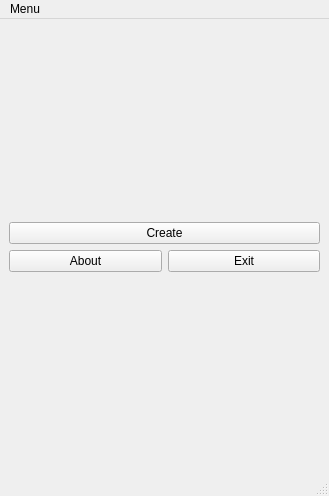
<?xml version="1.0" encoding="UTF-8"?>
<ui version="4.0">
 <class>MainWindow</class>
 <widget class="QMainWindow" name="MainWindow">
  <property name="geometry">
   <rect>
    <x>0</x>
    <y>0</y>
    <width>329</width>
    <height>496</height>
   </rect>
  </property>
  <property name="minimumSize">
   <size>
    <width>329</width>
    <height>496</height>
   </size>
  </property>
  <property name="windowTitle">
   <string>MainWindow</string>
  </property>
  <widget class="QWidget" name="centralwidget">
   <layout class="QGridLayout" name="gridLayout">
    <item row="0" column="0">
     <layout class="QVBoxLayout" name="verticalLayout">
      <item>
       <spacer name="vs_upper">
        <property name="orientation">
         <enum>Qt::Orientation::Vertical</enum>
        </property>
        <property name="sizeHint" stdset="0">
         <size>
          <width>20</width>
          <height>180</height>
         </size>
        </property>
       </spacer>
      </item>
      <item>
       <widget class="QPushButton" name="pb_create">
        <property name="text">
         <string>Create</string>
        </property>
       </widget>
      </item>
      <item>
       <layout class="QHBoxLayout" name="horizontalLayout">
        <item>
         <widget class="QPushButton" name="pb_about">
          <property name="text">
           <string>About</string>
          </property>
         </widget>
        </item>
        <item>
         <widget class="QPushButton" name="pb_exit">
          <property name="text">
           <string>Exit</string>
          </property>
         </widget>
        </item>
       </layout>
      </item>
      <item>
       <spacer name="vs_bottom">
        <property name="orientation">
         <enum>Qt::Orientation::Vertical</enum>
        </property>
        <property name="sizeHint" stdset="0">
         <size>
          <width>20</width>
          <height>179</height>
         </size>
        </property>
       </spacer>
      </item>
     </layout>
    </item>
   </layout>
  </widget>
  <widget class="QMenuBar" name="menubar">
   <property name="geometry">
    <rect>
     <x>0</x>
     <y>0</y>
     <width>329</width>
     <height>21</height>
    </rect>
   </property>
   <widget class="QMenu" name="menuMenu">
    <property name="title">
     <string>Menu</string>
    </property>
    <addaction name="separator"/>
    <addaction name="actionExit"/>
   </widget>
   <addaction name="menuMenu"/>
  </widget>
  <widget class="QStatusBar" name="statusbar"/>
  <action name="actionExit">
   <property name="text">
    <string>Exit</string>
   </property>
  </action>
 </widget>
 <resources/>
 <connections>
  <connection>
   <sender>actionExit</sender>
   <signal>triggered()</signal>
   <receiver>MainWindow</receiver>
   <slot>close()</slot>
   <hints>
    <hint type="sourcelabel">
     <x>-1</x>
     <y>-1</y>
    </hint>
    <hint type="destinationlabel">
     <x>155</x>
     <y>180</y>
    </hint>
   </hints>
  </connection>
  <connection>
   <sender>pb_exit</sender>
   <signal>clicked()</signal>
   <receiver>MainWindow</receiver>
   <slot>close()</slot>
   <hints>
    <hint type="sourcelabel">
     <x>242</x>
     <y>262</y>
    </hint>
    <hint type="destinationlabel">
     <x>164</x>
     <y>247</y>
    </hint>
   </hints>
  </connection>
 </connections>
</ui>
